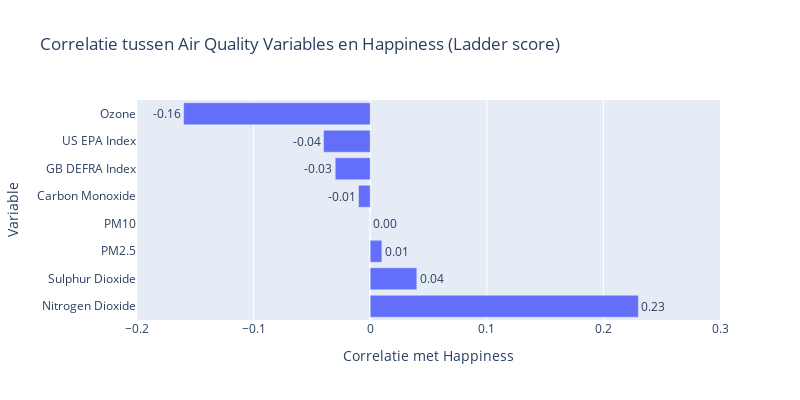

The notebook cell saved with this chart:
### Code cell
# Dit visualiseren, idk of het mogelijk is om dit sneller te doen dus doe ik het maar even handmatig.
data = {
    'Variable': [
        'Carbon Monoxide',
        'Ozone',
        'Nitrogen Dioxide',
        'Sulphur Dioxide',
        'PM2.5',
        'PM10',
        'US EPA Index',
        'GB DEFRA Index'
    ],
    'Correlatie met Happiness': [
        -0.01,
        -0.16,
        0.23,
        0.04,
        0.01,
        -0.00,
        -0.04,
        -0.03
    ]}

dfAirQualityHappy = pd.DataFrame(data).sort_values('Correlatie met Happiness', ascending=False)
figAirHappy = px.bar(
    dfAirQualityHappy,
    x='Correlatie met Happiness',
    y='Variable',
    orientation='h',
    title='Correlatie tussen Air Quality Variables en Happiness (Ladder score)',
    text='Correlatie met Happiness')
figAirHappy.update_traces(texttemplate='%{text:.2f}', textposition='outside')
figAirHappy.update_layout(xaxis=dict(range=[-0.2, 0.3]), width=800, height=400,showlegend=False)
figAirHappy.show()

### Figure 1 — Plotly figure (JSON) as saved in the notebook; plotly's stock layout.template omitted (floating-point values rounded to 4 significant figures)
{"data": [{"hovertemplate": "Correlatie met Happiness=%{text}<br>Variable=%{y}<extra></extra>", "legendgroup": "", "marker": {"color": "#636efa", "pattern": {"shape": ""}}, "name": "", "orientation": "h", "showlegend": false, "text": [0.23, 0.04, 0.01, -0.0, -0.01, -0.03, -0.04, -0.16], "textposition": "outside", "texttemplate": "%{text:.2f}", "type": "bar", "x": [0.23, 0.04, 0.01, -0.0, -0.01, -0.03, -0.04, -0.16], "xaxis": "x", "y": ["Nitrogen Dioxide", "Sulphur Dioxide", "PM2.5", "PM10", "Carbon Monoxide", "GB DEFRA Index", "US EPA Index", "Ozone"], "yaxis": "y"}], "layout": {"barmode": "relative", "height": 400, "legend": {"tracegroupgap": 0}, "showlegend": false, "title": {"text": "Correlatie tussen Air Quality Variables en Happiness (Ladder score)"}, "width": 800, "xaxis": {"anchor": "y", "domain": [0, 1], "range": [-0.2, 0.3], "title": {"text": "Correlatie met Happiness"}, "type": "linear"}, "yaxis": {"anchor": "x", "autorange": true, "domain": [0, 1], "range": [-0.5, 7.5], "title": {"text": "Variable"}, "type": "category"}}}
